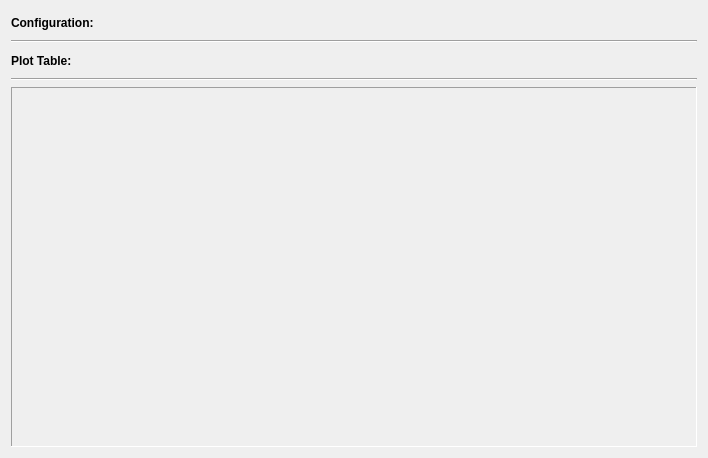
<?xml version="1.0" encoding="UTF-8"?>
<ui version="4.0">
 <class>MultiplotWidget</class>
 <widget class="QWidget" name="MultiplotWidget">
  <property name="geometry">
   <rect>
    <x>0</x>
    <y>0</y>
    <width>708</width>
    <height>458</height>
   </rect>
  </property>
  <property name="windowTitle">
   <string>Multiplot</string>
  </property>
  <layout class="QGridLayout" name="gridLayout_2">
   <item row="0" column="0">
    <layout class="QGridLayout" name="gridLayout_3">
     <property name="horizontalSpacing">
      <number>5</number>
     </property>
     <item row="2" column="1">
      <widget class="rqt_multiplot::PlotTableConfigWidget" name="plotTableConfigWidget" native="true">
       <property name="sizePolicy">
        <sizepolicy hsizetype="MinimumExpanding" vsizetype="Preferred">
         <horstretch>0</horstretch>
         <verstretch>0</verstretch>
        </sizepolicy>
       </property>
      </widget>
     </item>
     <item row="0" column="0">
      <widget class="QLabel" name="label">
       <property name="minimumSize">
        <size>
         <width>0</width>
         <height>23</height>
        </size>
       </property>
       <property name="font">
        <font>
         <weight>75</weight>
         <bold>true</bold>
        </font>
       </property>
       <property name="text">
        <string>Configuration:</string>
       </property>
      </widget>
     </item>
     <item row="4" column="0" colspan="2">
      <widget class="QFrame" name="frame">
       <property name="sizePolicy">
        <sizepolicy hsizetype="Preferred" vsizetype="MinimumExpanding">
         <horstretch>0</horstretch>
         <verstretch>0</verstretch>
        </sizepolicy>
       </property>
       <property name="maximumSize">
        <size>
         <width>16777215</width>
         <height>16777215</height>
        </size>
       </property>
       <property name="frameShape">
        <enum>QFrame::Panel</enum>
       </property>
       <property name="frameShadow">
        <enum>QFrame::Sunken</enum>
       </property>
       <layout class="QGridLayout" name="gridLayout">
        <property name="margin">
         <number>0</number>
        </property>
        <property name="spacing">
         <number>-1</number>
        </property>
        <item row="0" column="0">
         <widget class="rqt_multiplot::PlotTabWidget" name="plotTabWidget" native="true"/>
        </item>
       </layout>
      </widget>
     </item>
     <item row="2" column="0">
      <widget class="QLabel" name="label_4">
       <property name="minimumSize">
        <size>
         <width>0</width>
         <height>23</height>
        </size>
       </property>
       <property name="font">
        <font>
         <weight>75</weight>
         <bold>true</bold>
        </font>
       </property>
       <property name="text">
        <string>Plot Table:</string>
       </property>
      </widget>
     </item>
     <item row="0" column="1">
      <widget class="rqt_multiplot::MultiplotConfigWidget" name="configWidget" native="true">
       <property name="sizePolicy">
        <sizepolicy hsizetype="MinimumExpanding" vsizetype="Preferred">
         <horstretch>0</horstretch>
         <verstretch>0</verstretch>
        </sizepolicy>
       </property>
      </widget>
     </item>
     <item row="3" column="0" colspan="2">
      <widget class="Line" name="line">
       <property name="orientation">
        <enum>Qt::Horizontal</enum>
       </property>
      </widget>
     </item>
     <item row="1" column="0" colspan="2">
      <widget class="Line" name="line_2">
       <property name="orientation">
        <enum>Qt::Horizontal</enum>
       </property>
      </widget>
     </item>
    </layout>
   </item>
  </layout>
 </widget>
 <customwidgets>
  <customwidget>
   <class>rqt_multiplot::PlotTabWidget</class>
   <extends>QWidget</extends>
   <header location="global">rqt_multiplot/PlotTabWidget.h</header>
   <container>1</container>
  </customwidget>
  <customwidget>
   <class>rqt_multiplot::MultiplotConfigWidget</class>
   <extends>QWidget</extends>
   <header location="global">rqt_multiplot/MultiplotConfigWidget.h</header>
   <container>1</container>
  </customwidget>
  <customwidget>
   <class>rqt_multiplot::PlotTableConfigWidget</class>
   <extends>QWidget</extends>
   <header location="global">rqt_multiplot/PlotTableConfigWidget.h</header>
   <container>1</container>
  </customwidget>
 </customwidgets>
 <resources/>
 <connections/>
</ui>
